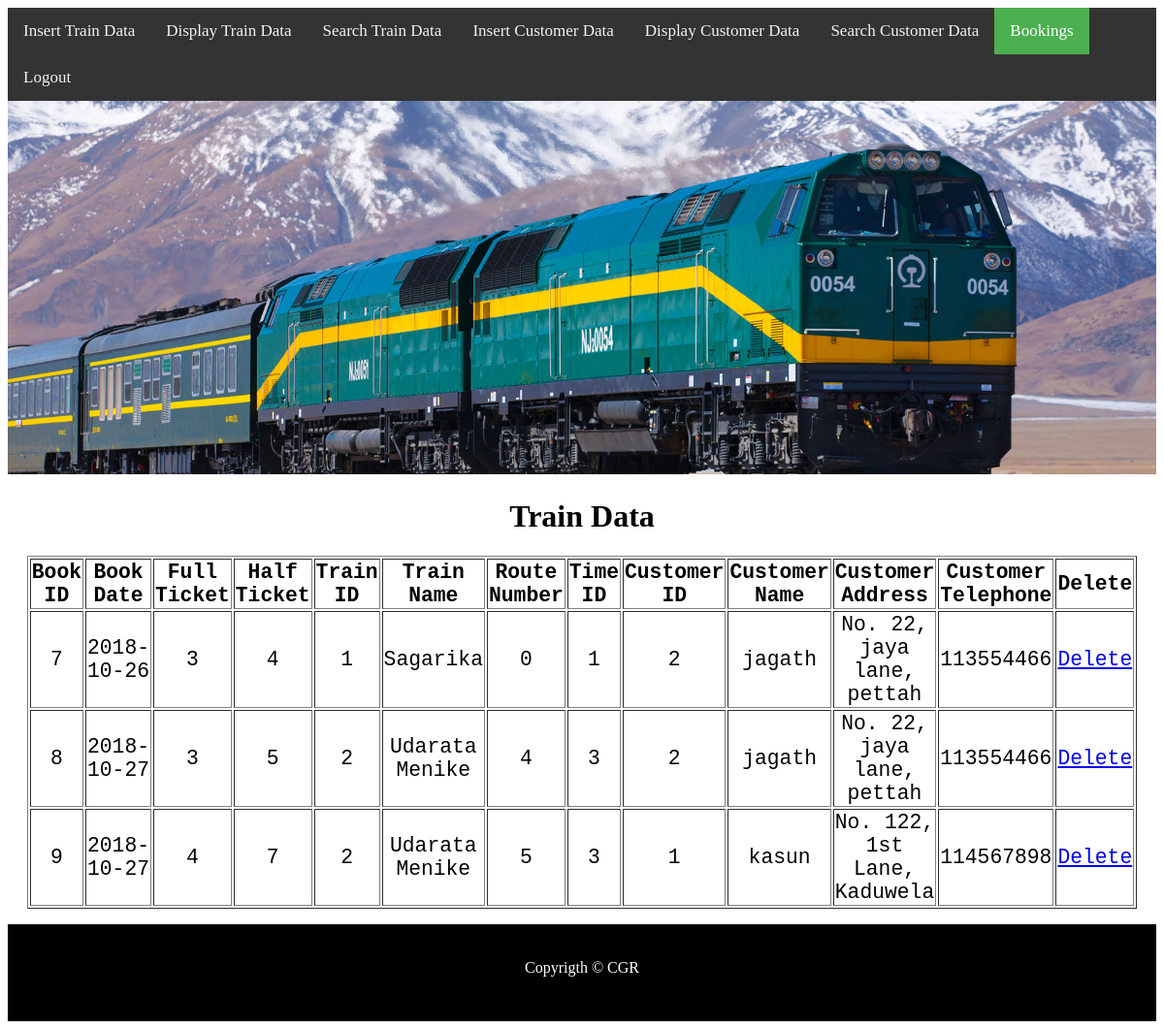
The page /admin/booking.php (signed in) on the database its author committed.
### tables this page shows
CREATE TABLE IF NOT EXISTS `booking` (
  `book_id` int(11) NOT NULL AUTO_INCREMENT,
  `train_id` int(11) NOT NULL,
  `cust_id` int(10) NOT NULL,
  `route_no` int(10) NOT NULL,
  `date` varchar(10) NOT NULL,
  `full_ticket` int(10) NOT NULL,
  `half_ticket` int(10) NOT NULL,
  PRIMARY KEY (`book_id`)
);

CREATE TABLE IF NOT EXISTS `train` (
  `train_id` int(11) NOT NULL AUTO_INCREMENT,
  `train_name` varchar(100) NOT NULL,
  `route_no` int(11) NOT NULL,
  `time_id` int(11) NOT NULL,
  PRIMARY KEY (`train_id`)
);

CREATE TABLE IF NOT EXISTS `customer` (
  `cust_id` int(11) NOT NULL AUTO_INCREMENT,
  `cust_name` varchar(100) NOT NULL,
  `cust_address` varchar(200) NOT NULL,
  `cust_tele` int(10) NOT NULL,
  PRIMARY KEY (`cust_id`)
);

### admin/booking.php (the view, shortened to what this page needs)
<!DOCTYPE html>
<?php
$link = mysqli_connect("localhost","root","");
mysqli_select_db($link,"train");
?>
<html lang="en">
<head>
    <link rel="stylesheet" href="../style.css">
</head>
<body>
    <header>
        <div class="topnav">
        <a href="insert.php">Insert Train Data</a>
        <a href="show.php">Display Train Data</a>
        <a href="search.php">Search Train Data</a>
        <a href="insert1.php">Insert Customer Data</a>
        <a href="show1.php">Display Customer Data</a>
        <a href="search1.php">Search Customer Data</a>
        <a class="active" href="booking.php">Bookings</a>
        <a href="logout.php">Logout</a>
        </div>
    </header>
    <div><img src="../img/header.jpg" alt="" width=100%></div>
    <div>
    <h1><center>Train Data</center></h1>
    <?php
                    $res = mysqli_query($link,"select booking.book_id,booking.date,booking.full_ticket,booking.half_ticket,booking.route_no,train.train_id,train_name,time_id,customer.cust_id,cust_name,cust_address,cust_tele from booking inner join train on (booking.train_id = train.train_id) inner join customer on (booking.cust_id = customer.cust_id)");
                    echo "<center>";
                    echo"<table border=1>";
                    echo "<tr>";
                            echo "<th>"; echo "Book ID"; echo "</th>";
                            echo "<th>"; echo "Book Date"; echo "</th>";
                            echo "<th>"; echo "Full Ticket"; echo "</th>";
                            echo "<th>"; echo "Half Ticket"; echo "</th>";
                            echo "<th>"; echo "Train ID"; echo "</th>";
                            echo "<th>"; echo "Train Name"; echo "</th>";
                            echo "<th>"; echo "Route Number"; echo "</th>";
                            echo "<th>"; echo "Time ID"; echo "</th>";
                            echo "<th>"; echo "Customer ID"; echo "</th>";
                            echo "<th>"; echo "Customer Name"; echo "</th>";
                            echo "<th>"; echo "Customer Address"; echo "</th>";
                            echo "<th>"; echo "Customer Telephone"; echo "</th>";
                            echo "<th>"; echo "Delete"; echo "</th>";
                    echo "</tr>";
                    while($row = mysqli_fetch_array($res)){
                        echo "<tr>";
                            echo "<td>"; echo $row["book_id"]; echo "</td>";
                            echo "<td>"; echo $row["date"]; echo "</td>";
                            echo "<td>"; echo $row["full_ticket"]; echo "</td>";
                            echo "<td>"; echo $row["half_ticket"]; echo "</td>";
                            echo "<td>"; echo $row["train_id"]; echo "</td>";
                            echo "<td>"; echo $row["train_name"]; echo "</td>";
                            echo "<td>"; echo $row["route_no"]; echo "</td>";
                            echo "<td>"; echo $row["time_id"]; echo "</td>";
                            echo "<td>"; echo $row["cust_id"]; echo "</td>";
                            echo "<td>"; echo $row["cust_name"]; echo "</td>";
                            echo "<td>"; echo $row["cust_address"]; echo "</td>";
                            echo "<td>"; echo $row["cust_tele"]; echo "</td>";
                            ?>
                            <td><a href="deleteb.php?id=<?php echo $row["book_id"];?>">Delete</a></td>
                            <?php
                        echo "</tr>";
                    }
                    echo"</table>";
                    echo"</center>";
            ?>
    </div>
    <footer>
        <p><center>Copyrigth &copy; CGR</center></p>
    </footer>
</body>
</html>

### style.css (style rules this page uses)
table { width: 80%; font-family: monospace; text-align: center; font-size: 16pt; }
tr { height: 50px; }
footer { background-color: black; color: white; height: 100px; }
p { padding-top: 20px; }
.topnav { background-color: #333; overflow: hidden; }
.topnav a { float: left; color: #f2f2f2; text-align: center; padding: 14px 16px; text-decoration: none; font-size: 17px; }
.topnav a.active { background-color: #4CAF50; color: white; }

### rows shown on the page
booking: book_id "7", date "2018-10-26", full_ticket "3", half_ticket "4", train.train_id "1", train.train_name "Sagarika", route_no "0", train.time_id "1", cust.cust_id "2", cust.cust_name "jagath", cust.cust_address "No. 22, jaya lane, pettah", cust.cust_tele "113554466"
booking: book_id "8", date "2018-10-27", full_ticket "3", half_ticket "5", train.train_id "2", train.train_name "Udarata Menike", route_no "4", train.time_id "3", cust.cust_id "2", cust.cust_name "jagath", cust.cust_address "No. 22, jaya lane, pettah", cust.cust_tele "113554466"
booking: book_id "9", date "2018-10-27", full_ticket "4", half_ticket "7", train.train_id "2", train.train_name "Udarata Menike", route_no "5", train.time_id "3", cust.cust_id "1", cust.cust_name "kasun", cust.cust_address "No. 122, 1st Lane, Kaduwela", cust.cust_tele "114567898"
